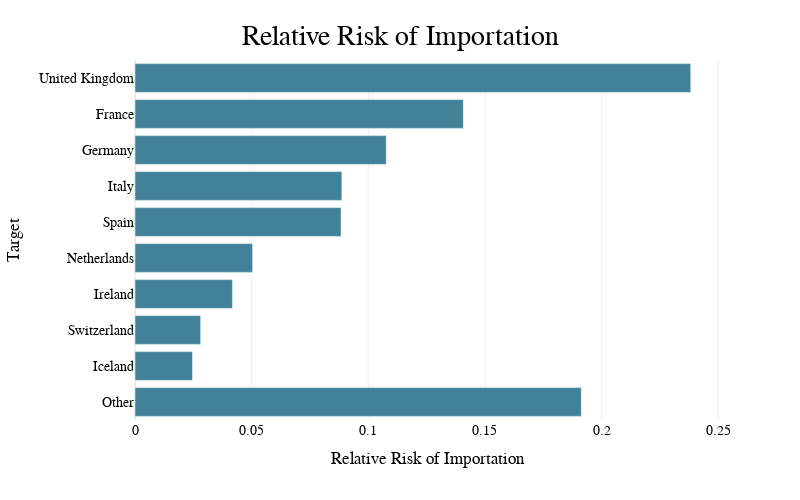

Notebook code cell kept with this figure:
### Code cell
rr_fig.layout.font.family = 'PT Sans Narrow'
rr_fig.update_layout(width=800, height=500)
rr_fig

### Figure 1 — Plotly figure (JSON) as saved in the notebook; plotly's stock layout.template omitted (floating-point values rounded to 4 significant figures)
{"data": [{"alignmentgroup": "True", "hovertemplate": "Relative Risk of Importation=%{x}<br>Target=%{y}<extra></extra>", "legendgroup": "", "marker": {"color": "#428299", "pattern": {"shape": ""}}, "name": "", "offsetgroup": "", "orientation": "h", "showlegend": false, "textposition": "auto", "type": "bar", "x": [0.2382, 0.1913, 0.1407, 0.1077, 0.08867, 0.08833, 0.05041, 0.04178, 0.02814, 0.02467], "xaxis": "x", "y": ["United Kingdom", "Other", "France", "Germany", "Italy", "Spain", "Netherlands", "Ireland", "Switzerland", "Iceland"], "yaxis": "y"}], "layout": {"barmode": "relative", "font": {"family": "PT Sans Narrow"}, "height": 500, "legend": {"tracegroupgap": 0}, "margin": {"t": 60}, "showlegend": false, "title": {"text": "Relative Risk of Importation"}, "width": 800, "xaxis": {"anchor": "y", "autorange": true, "domain": [0, 1], "range": [0, 0.2508], "title": {"text": "Relative Risk of Importation"}, "type": "linear"}, "yaxis": {"anchor": "x", "autorange": true, "categoryarray": ["Other", "Iceland", "Switzerland", "Ireland", "Netherlands", "Spain", "Italy", "Germany", "France", "United Kingdom"], "categoryorder": "array", "domain": [0, 1], "range": [-0.5, 9.5], "title": {"text": "Target"}, "type": "category"}}}
